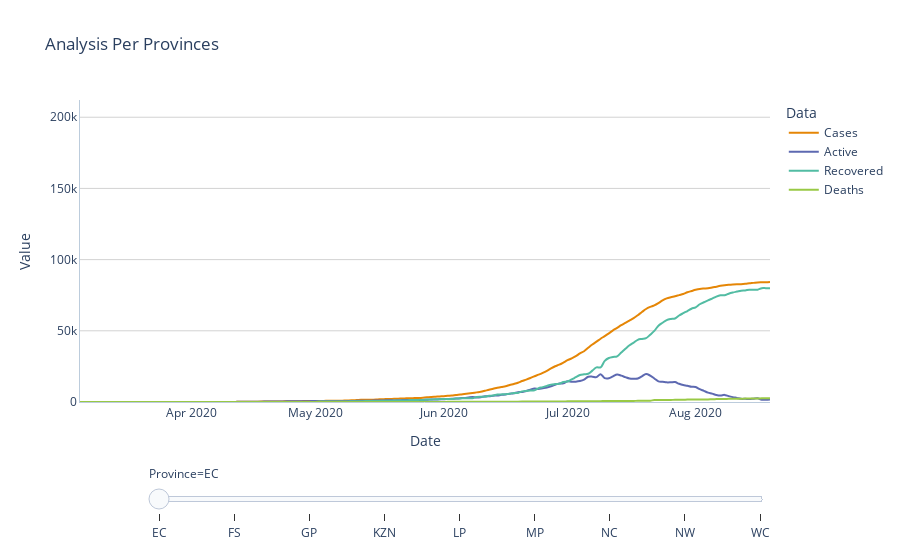

Notebook code for this chart:
### Code cell
fig_analaysis_prov2 = px.line(analysis_states, title='Analysis Per Provinces',
             x='Date', y='Value', color='Data', animation_frame='Province',
             line_shape='spline', range_y=[0, max_states],
             color_discrete_sequence=colour_series)

fig_analaysis_prov2.update_layout(plot_bgcolor="#FFF")
fig_analaysis_prov2.update_xaxes(linecolor="#BCCCDC")
fig_analaysis_prov2.update_yaxes(linecolor="#BCCCDC", gridcolor='#D3D3D3')

fig_analaysis_prov2.update_xaxes(showspikes=True, spikesnap="cursor", spikemode="across", spikethickness=1)
fig_analaysis_prov2.update_yaxes(showspikes=True, spikethickness=1)
fig_analaysis_prov2.update_layout(spikedistance=1000, hoverdistance=100)

fig_analaysis_prov2.update_traces(hovertemplate=template_h)
fig_analaysis_prov2.update_layout(hovermode="x")
fig_analaysis_prov2["layout"].pop("updatemenus") # remove play controls

fig_analaysis_prov2.show()
#plot_analsysis_prov2 = plot(fig_analaysis_prov2, output_type='div', include_plotlyjs=False, auto_play=False)

### Figure 1 — Plotly figure (JSON) as saved in the notebook; plotly's stock layout.template omitted (floating-point values rounded to 4 significant figures; data arrays with more than 128 entries replaced by an {"elided": "..."} marker saying what was removed)
{"data": [{"hovertemplate": "%{y}", "legendgroup": "Cases", "line": {"color": "rgb(229, 134, 6)", "dash": "solid", "shape": "spline"}, "mode": "lines", "name": "Cases", "showlegend": true, "type": "scatter", "x": {"elided": "168 str values"}, "xaxis": "x", "y": {"elided": "168 int values"}, "yaxis": "y"}, {"hovertemplate": "%{y}", "legendgroup": "Active", "line": {"color": "rgb(93, 105, 177)", "dash": "solid", "shape": "spline"}, "mode": "lines", "name": "Active", "showlegend": true, "type": "scatter", "x": {"elided": "168 str values"}, "xaxis": "x", "y": {"elided": "168 int values"}, "yaxis": "y"}, {"hovertemplate": "%{y}", "legendgroup": "Recovered", "line": {"color": "rgb(82, 188, 163)", "dash": "solid", "shape": "spline"}, "mode": "lines", "name": "Recovered", "showlegend": true, "type": "scatter", "x": {"elided": "168 str values"}, "xaxis": "x", "y": {"elided": "168 int values"}, "yaxis": "y"}, {"hovertemplate": "%{y}", "legendgroup": "Deaths", "line": {"color": "rgb(153, 201, 69)", "dash": "solid", "shape": "spline"}, "mode": "lines", "name": "Deaths", "showlegend": true, "type": "scatter", "x": {"elided": "168 str values"}, "xaxis": "x", "y": {"elided": "168 int values"}, "yaxis": "y"}], "layout": {"hoverdistance": 100, "hovermode": "x", "legend": {"title": {"text": "Data"}, "tracegroupgap": 0}, "plot_bgcolor": "#FFF", "sliders": [{"active": 0, "currentvalue": {"prefix": "Province="}, "len": 0.9, "pad": {"b": 10, "t": 60}, "steps": [{"args": [["EC"], {"frame": {"duration": 0, "redraw": false}, "fromcurrent": true, "mode": "immediate", "transition": {"duration": 0, "easing": "linear"}}], "label": "EC", "method": "animate"}, {"args": [["FS"], {"frame": {"duration": 0, "redraw": false}, "fromcurrent": true, "mode": "immediate", "transition": {"duration": 0, "easing": "linear"}}], "label": "FS", "method": "animate"}, {"args": [["GP"], {"frame": {"duration": 0, "redraw": false}, "fromcurrent": true, "mode": "immediate", "transition": {"duration": 0, "easing": "linear"}}], "label": "GP", "method": "animate"}, {"args": [["KZN"], {"frame": {"duration": 0, "redraw": false}, "fromcurrent": true, "mode": "immediate", "transition": {"duration": 0, "easing": "linear"}}], "label": "KZN", "method": "animate"}, {"args": [["LP"], {"frame": {"duration": 0, "redraw": false}, "fromcurrent": true, "mode": "immediate", "transition": {"duration": 0, "easing": "linear"}}], "label": "LP", "method": "animate"}, {"args": [["MP"], {"frame": {"duration": 0, "redraw": false}, "fromcurrent": true, "mode": "immediate", "transition": {"duration": 0, "easing": "linear"}}], "label": "MP", "method": "animate"}, {"args": [["NC"], {"frame": {"duration": 0, "redraw": false}, "fromcurrent": true, "mode": "immediate", "transition": {"duration": 0, "easing": "linear"}}], "label": "NC", "method": "animate"}, {"args": [["NW"], {"frame": {"duration": 0, "redraw": false}, "fromcurrent": true, "mode": "immediate", "transition": {"duration": 0, "easing": "linear"}}], "label": "NW", "method": "animate"}, {"args": [["WC"], {"frame": {"duration": 0, "redraw": false}, "fromcurrent": true, "mode": "immediate", "transition": {"duration": 0, "easing": "linear"}}], "label": "WC", "method": "animate"}], "x": 0.1, "xanchor": "left", "y": 0, "yanchor": "top"}], "spikedistance": 1000, "title": {"text": "Analysis Per Provinces"}, "xaxis": {"anchor": "y", "domain": [0, 1], "linecolor": "#BCCCDC", "showspikes": true, "spikemode": "across", "spikesnap": "cursor", "spikethickness": 1, "title": {"text": "Date"}}, "yaxis": {"anchor": "x", "domain": [0, 1], "gridcolor": "#D3D3D3", "linecolor": "#BCCCDC", "range": [0, 212100.0], "showspikes": true, "spikethickness": 1, "title": {"text": "Value"}}}}
